Frame 1 (no input): blank canvas, image omitted
Frame 60 (no input): blank canvas, image omitted
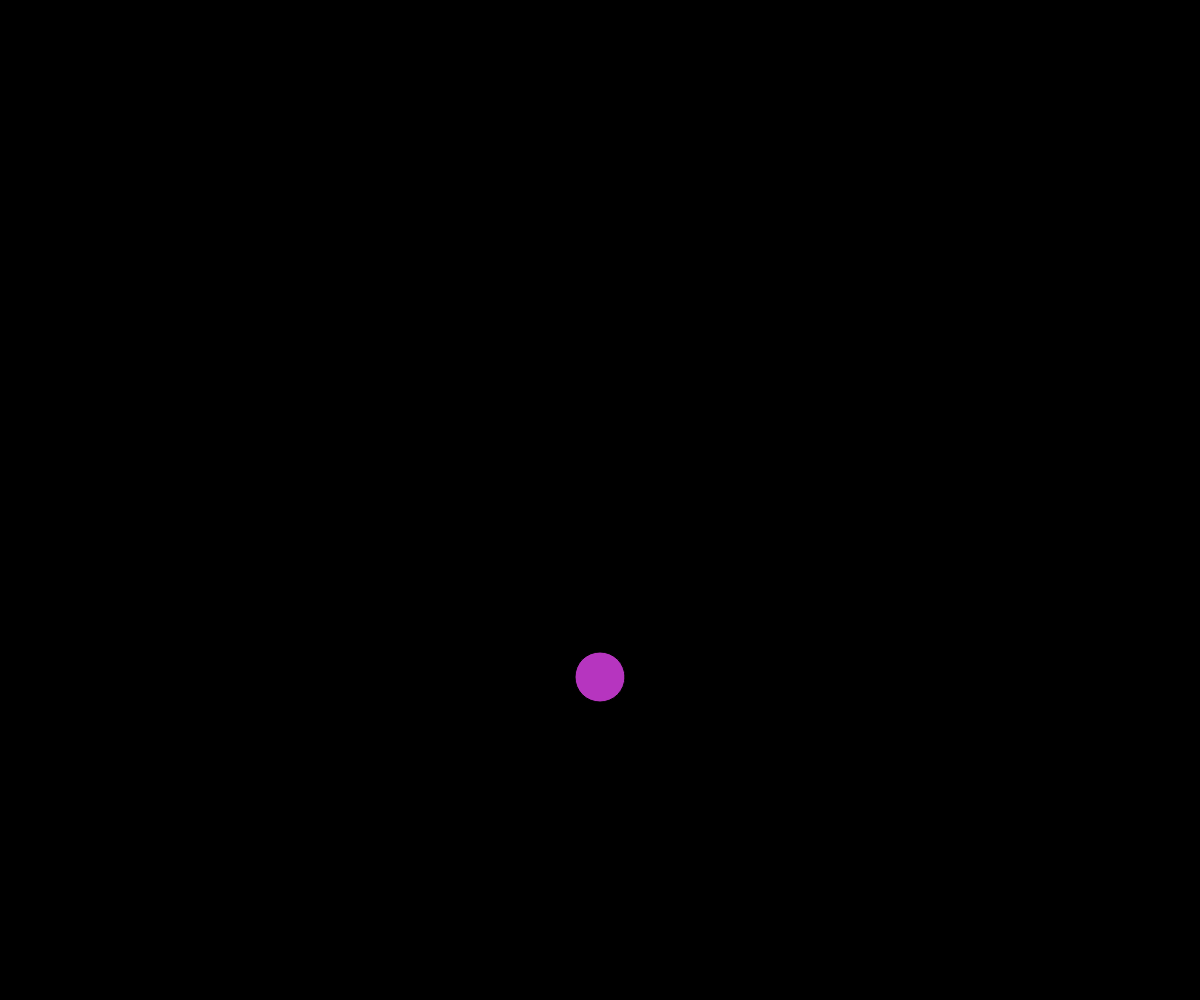
Frame 120 (the mouse pressed at the canvas centre since frame 60)

The p5.js sketch whose frames 1 and 60 were blank and that drew this single picture after the mouse press (run headless with seeded random() and noise() and a simulated clock; from frame 60 on, the mouse is pressed at the canvas centre):

// p5.js sketch
// ── sketch.js
function bubble(x,y){
    this.x=x;
    this.y=y;
    this.red=random(0,255);
    this.green=random(0,255);
    this.blue=random(0,255);
    this.diameter=50;
    this.speed=3;
    
    this.display=function(){
      return ellipse(this.x,this.y,this.diameter,this.diameter)
    }
    
  }
  
  function setup() {
    createCanvas(windowWidth, windowHeight);
    
  }
  
  
  let bub=[];
  
  
  function draw() {
    background(0);
    
    for(let i=0;i<bub.length;i++)
      {
        fill(bub[i].red,bub[i].green,bub[i].blue)
        bub[i].display()
        
        bub[i].y+=bub[i].speed
        
        if(bub[i].y>height){
          bub[i].speed=-3
        }
        else if(bub[i].y<0){
          bub[i].speed=3
        }
      }
    
      if(bub.length>30)
        {
          bub.splice(0,1);
        }
    
  
  }
  
  function mousePressed()
  {
    bub.push(new bubble(mouseX,mouseY));
  }
  
  
  
  
